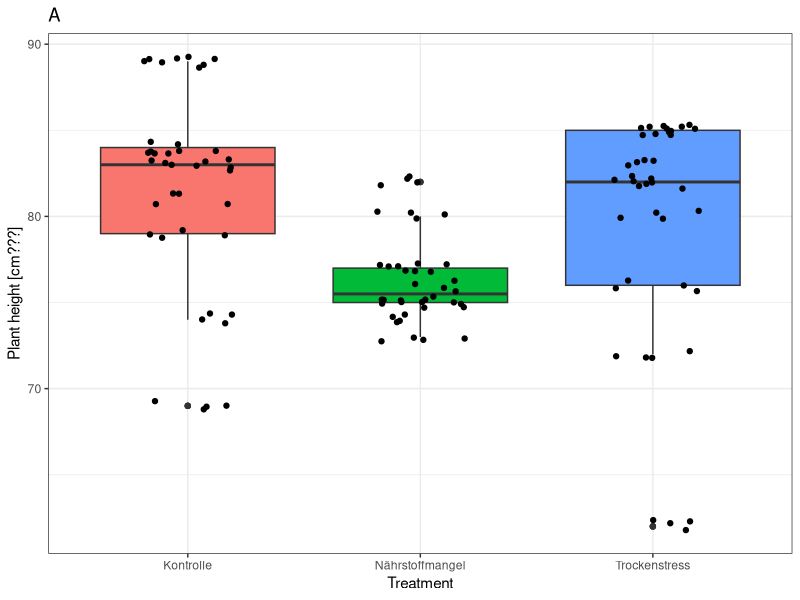
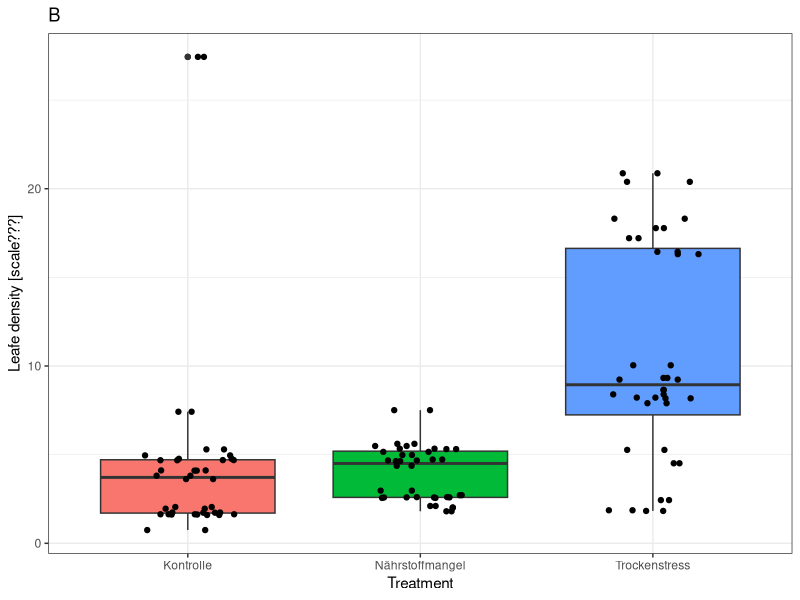

The R script that drew these images, in order: (Note: this script raises an error after producing the figures.)
library(tidyverse)
library(readxl)

maize <- read_excel("Maize dataset.xlsx")

maize[4] <- NULL

#height
q <- q <- ggplot(maize, aes(x = Treatment, y = Pflanzenhoehe, fill = Treatment)) +
  geom_boxplot(show.legend = FALSE) +
  ggtitle("A") +
  ylab("Plant height [cm???]") +
  geom_jitter(position = position_jitter(0.2), show.legend = FALSE) +
  theme_bw() 
q

#leafe density
w <- ggplot(maize, aes(x = Treatment, y = Blattdichte, fill = Treatment)) +
  geom_boxplot(show.legend = FALSE) +
  ggtitle("B") +
  ylab("Leafe density [scale???]") +
  geom_jitter(position = position_jitter(0.2), show.legend = FALSE) +
  theme_bw() 
w

#dry matter (only for plant numbers 10<)
w <- ggplot(data = remove_missing(maize, na.rm = TRUE, vars = TM_Ganze_Pflanze), 
            aes(x = Treatment, y = TM_Ganze_Pflanze, fill = Treatment)) +
  geom_boxplot(show.legend = FALSE) +
  ggtitle("C") +
  ylab("Total dry matter") +
  geom_jitter(position = position_jitter(0.2), show.legend = FALSE) +
  theme_bw() 
w









